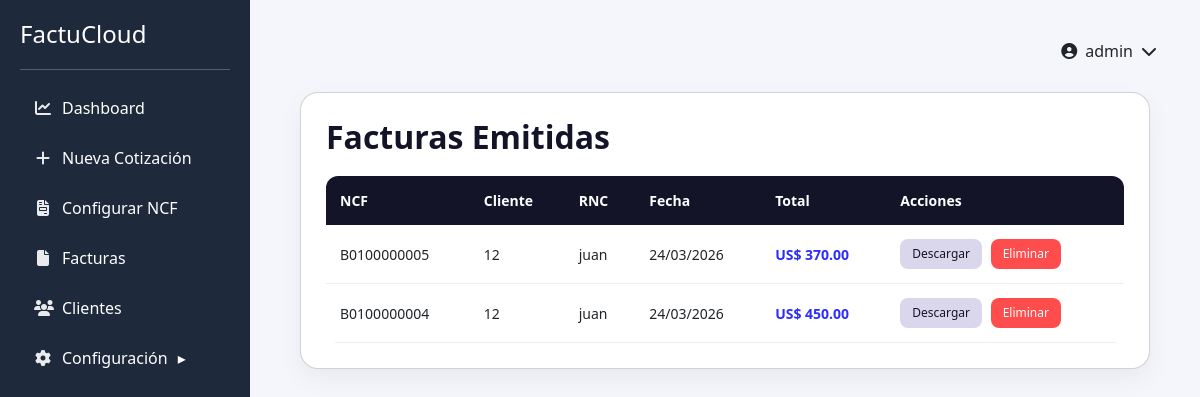
Page /facturas (signed in) on the earlier database version.
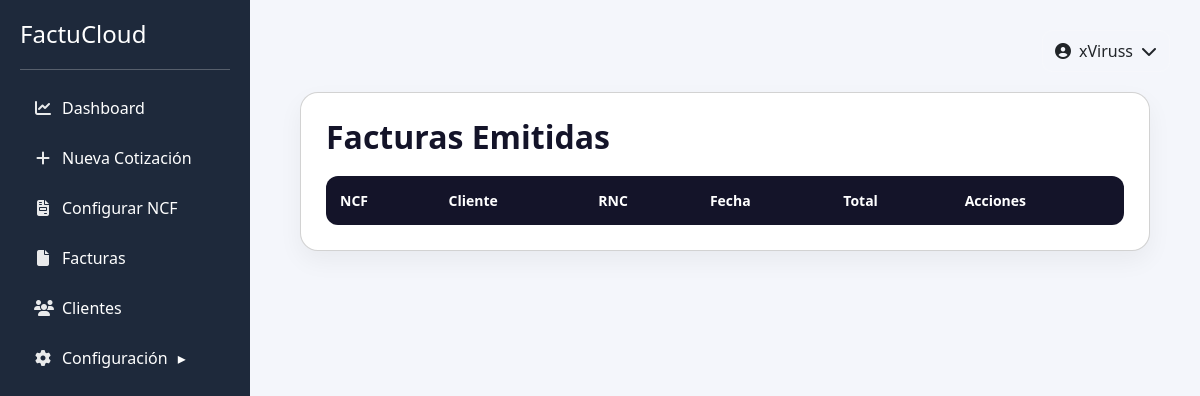
Same page on the later database version.
### tables this page shows
CREATE TABLE facturas (
        id INTEGER PRIMARY KEY AUTOINCREMENT,
        ncf TEXT,
        rnc TEXT,
        cliente TEXT,
        fecha TEXT,
        subtotal REAL,
        itbis REAL,
        total REAL,
        cotizacion_id INTEGER
    );

### app.py (the view)
@app.route("/facturas")
def facturas():
    if "usuario" not in session:
        return redirect(url_for("login"))
    conn = get_db()
    facturas = conn.execute("""
    SELECT * FROM facturas
    ORDER BY id DESC
    """).fetchall()
    conn.close()
    return render_template(
        "facturas.html",
        facturas=facturas
    )

### app.py (called while the page is built)
def get_db():
    conn = sqlite3.connect("database.db")
    conn.row_factory = sqlite3.Row
    return conn

@app.context_processor
def inject_user():
    return dict(usuario=session.get("usuario"))

### templates/facturas.html (shortened to what this page needs)
{% extends "base.html" %}
{% block content %}
<div class="card">
    <h2>Facturas Emitidas</h2>
    <table class="tabla-facturas">
        <thead>
            <tr>
                <th>NCF</th>
                <th>Cliente</th>
                <th>RNC</th>
                <th>Fecha</th>
                <th>Total</th>
                <th>Acciones</th>
            </tr>
        </thead>
        <tbody>
        {% for factura in facturas %}
            <tr>
                <td>{{ factura[1] }}</td>
                <td>{{ factura[2] }}</td>
                <td>{{ factura[3] }}</td>
                <td>{{ factura[4] }}</td>
                <td>US$ {{ "{:,.2f}".format(factura[5]) }}</td>
                <td>
                    <a class="btn-primary" href="/descargar_factura/{{ factura[0] }}">
                        Descargar
                    </a>
                    <a class="btn-danger" href="/eliminar_factura/{{ factura[0] }}">
                        Eliminar
                    </a>
                </td>
            </tr>
        {% endfor %}
        </tbody>
    </table>
</div>
{% endblock %}

Differences in the rows shown:
removed facturas: ncf "B0100000005", rnc "12", cliente "juan", fecha "24/03/2026", subtotal "370.00"
removed facturas: ncf "B0100000004", rnc "12", cliente "juan", fecha "24/03/2026", subtotal "450.00"
Other differences:
{{ usuario if usuario else "Usuario" }}: "admin" → "xViruss"
